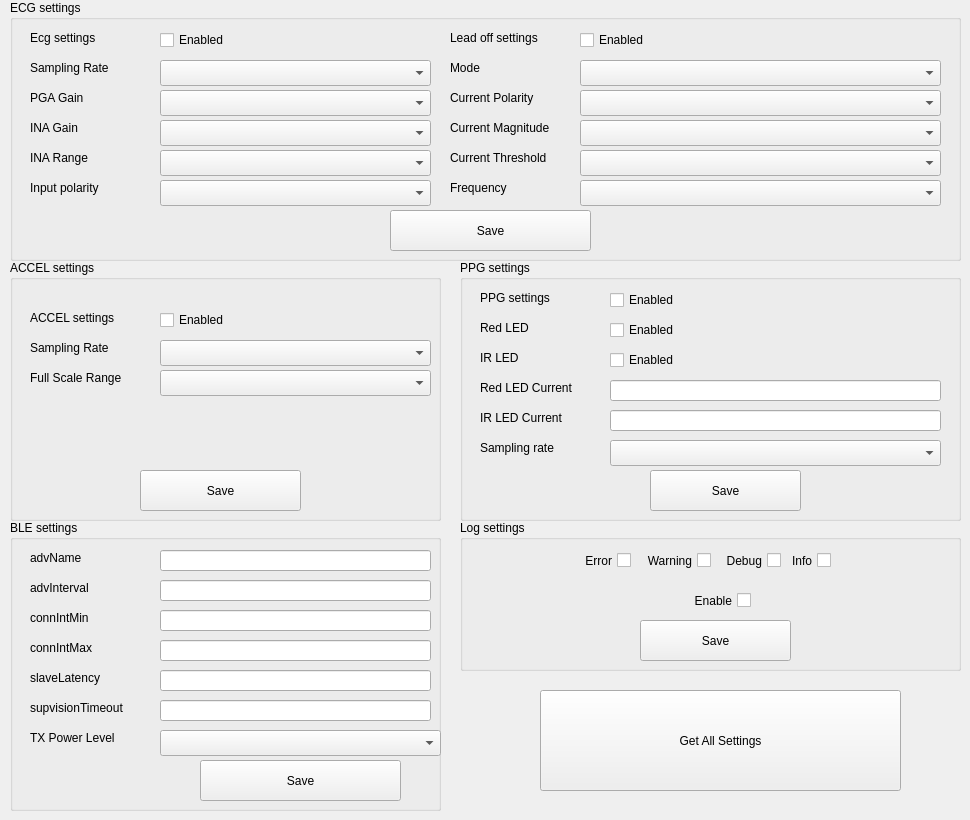
    <widget class="QWidget" name="tab">
     <attribute name="title">
      <string>Settings</string>
     </attribute>
     <widget class="QGroupBox" name="gbox_input_file_12">
      <property name="geometry">
       <rect>
        <x>10</x>
        <y>260</y>
        <width>431</width>
        <height>261</height>
       </rect>
      </property>
      <property name="title">
       <string>ACCEL settings</string>
      </property>
      <widget class="QPushButton" name="btn_save_accel_settings">
       <property name="enabled">
        <bool>true</bool>
       </property>
       <property name="geometry">
        <rect>
         <x>130</x>
         <y>210</y>
         <width>161</width>
         <height>41</height>
        </rect>
       </property>
       <property name="sizePolicy">
        <sizepolicy hsizetype="Expanding" vsizetype="Expanding">
         <horstretch>0</horstretch>
         <verstretch>0</verstretch>
        </sizepolicy>
       </property>
       <property name="font">
        <font>
         <family>Arial</family>
         <kerning>true</kerning>
        </font>
       </property>
       <property name="acceptDrops">
        <bool>true</bool>
       </property>
       <property name="text">
        <string>Save</string>
       </property>
      </widget>
      <widget class="QLabel" name="label_38">
       <property name="geometry">
        <rect>
         <x>20</x>
         <y>50</y>
         <width>121</width>
         <height>16</height>
        </rect>
       </property>
       <property name="text">
        <string>ACCEL settings</string>
       </property>
      </widget>
      <widget class="QCheckBox" name="accel_settings_enabled">
       <property name="geometry">
        <rect>
         <x>150</x>
         <y>50</y>
         <width>87</width>
         <height>20</height>
        </rect>
       </property>
       <property name="text">
        <string>Enabled</string>
       </property>
      </widget>
      <widget class="QComboBox" name="box_accel_settings_sampling_rate">
       <property name="geometry">
        <rect>
         <x>150</x>
         <y>80</y>
         <width>271</width>
         <height>26</height>
        </rect>
       </property>
      </widget>
      <widget class="QLabel" name="label_39">
       <property name="geometry">
        <rect>
         <x>20</x>
         <y>80</y>
         <width>131</width>
         <height>16</height>
        </rect>
       </property>
       <property name="text">
        <string>Sampling Rate</string>
       </property>
      </widget>
      <widget class="QComboBox" name="box_accel_settings_full_scale_range">
       <property name="geometry">
        <rect>
         <x>150</x>
         <y>110</y>
         <width>271</width>
         <height>26</height>
        </rect>
       </property>
      </widget>
      <widget class="QLabel" name="label_40">
       <property name="geometry">
        <rect>
         <x>20</x>
         <y>110</y>
         <width>131</width>
         <height>16</height>
        </rect>
       </property>
       <property name="text">
        <string>Full Scale Range</string>
       </property>
      </widget>
     </widget>
     <widget class="QGroupBox" name="gbox_input_file_10">
      <property name="geometry">
       <rect>
        <x>10</x>
        <y>0</y>
        <width>951</width>
        <height>261</height>
       </rect>
      </property>
      <property name="title">
       <string>ECG settings</string>
      </property>
      <widget class="QPushButton" name="btn_save_ecg_settings">
       <property name="enabled">
        <bool>true</bool>
       </property>
       <property name="geometry">
        <rect>
         <x>380</x>
         <y>210</y>
         <width>201</width>
         <height>41</height>
        </rect>
       </property>
       <property name="sizePolicy">
        <sizepolicy hsizetype="Expanding" vsizetype="Expanding">
         <horstretch>0</horstretch>
         <verstretch>0</verstretch>
        </sizepolicy>
       </property>
       <property name="font">
        <font>
         <family>Arial</family>
         <kerning>true</kerning>
        </font>
       </property>
       <property name="acceptDrops">
        <bool>true</bool>
       </property>
       <property name="text">
        <string>Save</string>
       </property>
      </widget>
      <widget class="QLabel" name="label_18">
       <property name="geometry">
        <rect>
         <x>20</x>
         <y>60</y>
         <width>111</width>
         <height>16</height>
        </rect>
       </property>
       <property name="text">
        <string>Sampling Rate</string>
       </property>
      </widget>
      <widget class="QLabel" name="label_19">
       <property name="geometry">
        <rect>
         <x>20</x>
         <y>90</y>
         <width>81</width>
         <height>16</height>
        </rect>
       </property>
       <property name="text">
        <string>PGA Gain</string>
       </property>
      </widget>
      <widget class="QLabel" name="label_20">
       <property name="geometry">
        <rect>
         <x>20</x>
         <y>120</y>
         <width>81</width>
         <height>16</height>
        </rect>
       </property>
       <property name="text">
        <string>INA Gain</string>
       </property>
      </widget>
      <widget class="QLabel" name="label_21">
       <property name="geometry">
        <rect>
         <x>20</x>
         <y>150</y>
         <width>91</width>
         <height>16</height>
        </rect>
       </property>
       <property name="text">
        <string>INA Range</string>
       </property>
      </widget>
      <widget class="QLabel" name="label_22">
       <property name="geometry">
        <rect>
         <x>20</x>
         <y>180</y>
         <width>131</width>
         <height>16</height>
        </rect>
       </property>
       <property name="text">
        <string>Input polarity</string>
       </property>
      </widget>
      <widget class="QCheckBox" name="ecg_settings_enabled">
       <property name="geometry">
        <rect>
         <x>150</x>
         <y>30</y>
         <width>87</width>
         <height>20</height>
        </rect>
       </property>
       <property name="text">
        <string>Enabled</string>
       </property>
      </widget>
      <widget class="QComboBox" name="box_ecg_settings_sampling_rate">
       <property name="geometry">
        <rect>
         <x>150</x>
         <y>60</y>
         <width>271</width>
         <height>26</height>
        </rect>
       </property>
      </widget>
      <widget class="QComboBox" name="box_ecg_settings_pga_gain">
       <property name="geometry">
        <rect>
         <x>150</x>
         <y>90</y>
         <width>271</width>
         <height>26</height>
        </rect>
       </property>
      </widget>
      <widget class="QComboBox" name="box_ecg_settings_ina_gain">
       <property name="geometry">
        <rect>
         <x>150</x>
         <y>120</y>
         <width>271</width>
         <height>26</height>
        </rect>
       </property>
      </widget>
      <widget class="QComboBox" name="box_ecg_settings_ina_range">
       <property name="geometry">
        <rect>
         <x>150</x>
         <y>150</y>
         <width>271</width>
         <height>26</height>
        </rect>
       </property>
      </widget>
      <widget class="QComboBox" name="box_ecg_settings_input_polarity">
       <property name="geometry">
        <rect>
         <x>150</x>
         <y>180</y>
         <width>271</width>
         <height>26</height>
        </rect>
       </property>
      </widget>
      <widget class="QLabel" name="label_17">
       <property name="geometry">
        <rect>
         <x>440</x>
         <y>30</y>
         <width>121</width>
         <height>16</height>
        </rect>
       </property>
       <property name="text">
        <string>Lead off settings</string>
       </property>
      </widget>
      <widget class="QComboBox" name="box_lead_off_settings_mode">
       <property name="geometry">
        <rect>
         <x>570</x>
         <y>60</y>
         <width>361</width>
         <height>26</height>
        </rect>
       </property>
      </widget>
      <widget class="QLabel" name="label_24">
       <property name="geometry">
        <rect>
         <x>440</x>
         <y>60</y>
         <width>131</width>
         <height>16</height>
        </rect>
       </property>
       <property name="text">
        <string>Mode</string>
       </property>
      </widget>
      <widget class="QCheckBox" name="lead_off_settings_enabled">
       <property name="geometry">
        <rect>
         <x>570</x>
         <y>30</y>
         <width>87</width>
         <height>20</height>
        </rect>
       </property>
       <property name="text">
        <string>Enabled</string>
       </property>
      </widget>
      <widget class="QComboBox" name="box_lead_off_settings_current_polarity">
       <property name="geometry">
        <rect>
         <x>570</x>
         <y>90</y>
         <width>361</width>
         <height>26</height>
        </rect>
       </property>
      </widget>
      <widget class="QLabel" name="label_25">
       <property name="geometry">
        <rect>
         <x>440</x>
         <y>90</y>
         <width>131</width>
         <height>16</height>
        </rect>
       </property>
       <property name="text">
        <string>Current Polarity</string>
       </property>
      </widget>
      <widget class="QComboBox" name="box_lead_off_settings_current_magnitude">
       <property name="geometry">
        <rect>
         <x>570</x>
         <y>120</y>
         <width>361</width>
         <height>26</height>
        </rect>
       </property>
      </widget>
      <widget class="QLabel" name="label_26">
       <property name="geometry">
        <rect>
         <x>440</x>
         <y>120</y>
         <width>131</width>
         <height>16</height>
        </rect>
       </property>
       <property name="text">
        <string>Current Magnitude</string>
       </property>
      </widget>
      <widget class="QComboBox" name="box_lead_off_settings_current_threshold">
       <property name="geometry">
        <rect>
         <x>570</x>
         <y>150</y>
         <width>361</width>
         <height>26</height>
        </rect>
       </property>
      </widget>
      <widget class="QLabel" name="label_27">
       <property name="geometry">
        <rect>
         <x>440</x>
         <y>150</y>
         <width>131</width>
         <height>16</height>
        </rect>
       </property>
       <property name="text">
        <string>Current Threshold</string>
       </property>
      </widget>
      <widget class="QComboBox" name="box_lead_off_settings_frequency">
       <property name="geometry">
        <rect>
         <x>570</x>
         <y>180</y>
         <width>361</width>
         <height>26</height>
        </rect>
       </property>
      </widget>
      <widget class="QLabel" name="label_28">
       <property name="geometry">
        <rect>
         <x>440</x>
         <y>180</y>
         <width>121</width>
         <height>16</height>
        </rect>
       </property>
       <property name="text">
        <string>Frequency</string>
       </property>
      </widget>
      <widget class="QLabel" name="label_29">
       <property name="geometry">
        <rect>
         <x>20</x>
         <y>30</y>
         <width>121</width>
         <height>16</height>
        </rect>
       </property>
       <property name="text">
        <string>Ecg settings</string>
       </property>
      </widget>
     </widget>
     <widget class="QGroupBox" name="gbox_input_file_3">
      <property name="geometry">
       <rect>
        <x>10</x>
        <y>520</y>
        <width>431</width>
        <height>291</height>
       </rect>
      </property>
      <property name="title">
       <string>BLE settings</string>
      </property>
      <widget class="QPushButton" name="btn_save_ble_settings">
       <property name="enabled">
        <bool>true</bool>
       </property>
       <property name="geometry">
        <rect>
         <x>190</x>
         <y>240</y>
         <width>201</width>
         <height>41</height>
        </rect>
       </property>
       <property name="sizePolicy">
        <sizepolicy hsizetype="Expanding" vsizetype="Expanding">
         <horstretch>0</horstretch>
         <verstretch>0</verstretch>
        </sizepolicy>
       </property>
       <property name="font">
        <font>
         <family>Arial</family>
         <kerning>true</kerning>
        </font>
       </property>
       <property name="acceptDrops">
        <bool>true</bool>
       </property>
       <property name="text">
        <string>Save</string>
       </property>
      </widget>
      <widget class="QLineEdit" name="input_ble_settings_adv_name">
       <property name="geometry">
        <rect>
         <x>150</x>
         <y>30</y>
         <width>271</width>
         <height>21</height>
        </rect>
       </property>
       <property name="acceptDrops">
        <bool>false</bool>
       </property>
       <property name="toolTip">
        <string>&lt;html&gt;&lt;head/&gt;&lt;body&gt;&lt;p&gt;text&lt;/p&gt;&lt;/body&gt;&lt;/html&gt;</string>
       </property>
       <property name="text">
        <string/>
       </property>
      </widget>
      <widget class="QLabel" name="label_3">
       <property name="geometry">
        <rect>
         <x>20</x>
         <y>30</y>
         <width>71</width>
         <height>16</height>
        </rect>
       </property>
       <property name="text">
        <string>advName</string>
       </property>
      </widget>
      <widget class="QLabel" name="label_4">
       <property name="geometry">
        <rect>
         <x>20</x>
         <y>60</y>
         <width>81</width>
         <height>16</height>
        </rect>
       </property>
       <property name="text">
        <string>advInterval</string>
       </property>
      </widget>
      <widget class="QLabel" name="label_5">
       <property name="geometry">
        <rect>
         <x>20</x>
         <y>90</y>
         <width>81</width>
         <height>16</height>
        </rect>
       </property>
       <property name="text">
        <string>connIntMin</string>
       </property>
      </widget>
      <widget class="QLabel" name="label_6">
       <property name="geometry">
        <rect>
         <x>20</x>
         <y>120</y>
         <width>81</width>
         <height>16</height>
        </rect>
       </property>
       <property name="text">
        <string>connIntMax</string>
       </property>
      </widget>
      <widget class="QLabel" name="label_7">
       <property name="geometry">
        <rect>
         <x>20</x>
         <y>150</y>
         <width>91</width>
         <height>16</height>
        </rect>
       </property>
       <property name="text">
        <string>slaveLatency</string>
       </property>
      </widget>
      <widget class="QLabel" name="label_8">
       <property name="geometry">
        <rect>
         <x>20</x>
         <y>180</y>
         <width>131</width>
         <height>16</height>
        </rect>
       </property>
       <property name="text">
        <string>supvisionTimeout</string>
       </property>
      </widget>
      <widget class="QLabel" name="label_9">
       <property name="geometry">
        <rect>
         <x>20</x>
         <y>210</y>
         <width>121</width>
         <height>16</height>
        </rect>
       </property>
       <property name="text">
        <string>TX Power Level</string>
       </property>
      </widget>
      <widget class="QLineEdit" name="input_ble_settings_adv_interval">
       <property name="geometry">
        <rect>
         <x>150</x>
         <y>60</y>
         <width>271</width>
         <height>21</height>
        </rect>
       </property>
      </widget>
      <widget class="QLineEdit" name="input_ble_settings_conn_int_min">
       <property name="geometry">
        <rect>
         <x>150</x>
         <y>90</y>
         <width>271</width>
         <height>21</height>
        </rect>
       </property>
      </widget>
      <widget class="QLineEdit" name="input_ble_settings_conn_int_max">
       <property name="geometry">
        <rect>
         <x>150</x>
         <y>120</y>
         <width>271</width>
         <height>21</height>
        </rect>
       </property>
      </widget>
      <widget class="QLineEdit" name="input_ble_settings_slave_latency">
       <property name="geometry">
        <rect>
         <x>150</x>
         <y>150</y>
         <width>271</width>
         <height>21</height>
        </rect>
       </property>
      </widget>
      <widget class="QLineEdit" name="input_ble_settings_supervision_time_out">
       <property name="geometry">
        <rect>
         <x>150</x>
         <y>180</y>
         <width>271</width>
         <height>21</height>
        </rect>
       </property>
      </widget>
      <widget class="QComboBox" name="box_ble_settings_tx_power_level">
       <property name="geometry">
        <rect>
         <x>150</x>
         <y>210</y>
         <width>281</width>
         <height>26</height>
        </rect>
       </property>
      </widget>
     </widget>
     <widget class="QGroupBox" name="gbox_input_file_11">
      <property name="geometry">
       <rect>
        <x>460</x>
        <y>260</y>
        <width>501</width>
        <height>261</height>
       </rect>
      </property>
      <property name="title">
       <string>PPG settings</string>
      </property>
      <widget class="QPushButton" name="btn_save_ppg_settings">
       <property name="enabled">
        <bool>true</bool>
       </property>
       <property name="geometry">
        <rect>
         <x>190</x>
         <y>210</y>
         <width>151</width>
         <height>41</height>
        </rect>
       </property>
       <property name="sizePolicy">
        <sizepolicy hsizetype="Expanding" vsizetype="Expanding">
         <horstretch>0</horstretch>
         <verstretch>0</verstretch>
        </sizepolicy>
       </property>
       <property name="font">
        <font>
         <family>Arial</family>
         <kerning>true</kerning>
        </font>
       </property>
       <property name="acceptDrops">
        <bool>true</bool>
       </property>
       <property name="text">
        <string>Save</string>
       </property>
      </widget>
      <widget class="QLabel" name="label_32">
       <property name="geometry">
        <rect>
         <x>20</x>
         <y>120</y>
         <width>101</width>
         <height>16</height>
        </rect>
       </property>
       <property name="text">
        <string>Red LED Current</string>
       </property>
      </widget>
      <widget class="QLabel" name="label_33">
       <property name="geometry">
        <rect>
         <x>20</x>
         <y>150</y>
         <width>101</width>
         <height>16</height>
        </rect>
       </property>
       <property name="text">
        <string>IR LED Current</string>
       </property>
      </widget>
      <widget class="QLabel" name="label_36">
       <property name="geometry">
        <rect>
         <x>20</x>
         <y>180</y>
         <width>131</width>
         <height>16</height>
        </rect>
       </property>
       <property name="text">
        <string>Sampling rate</string>
       </property>
      </widget>
      <widget class="QLineEdit" name="input_red_led_current">
       <property name="geometry">
        <rect>
         <x>150</x>
         <y>120</y>
         <width>331</width>
         <height>21</height>
        </rect>
       </property>
      </widget>
      <widget class="QLineEdit" name="input_ir_led_current">
       <property name="geometry">
        <rect>
         <x>150</x>
         <y>150</y>
         <width>331</width>
         <height>21</height>
        </rect>
       </property>
      </widget>
      <widget class="QComboBox" name="box_ppg_settings_sampling_rate">
       <property name="geometry">
        <rect>
         <x>150</x>
         <y>180</y>
         <width>331</width>
         <height>26</height>
        </rect>
       </property>
      </widget>
      <widget class="QLabel" name="label_30">
       <property name="geometry">
        <rect>
         <x>20</x>
         <y>60</y>
         <width>121</width>
         <height>16</height>
        </rect>
       </property>
       <property name="text">
        <string>Red LED</string>
       </property>
      </widget>
      <widget class="QCheckBox" name="ppg_settings_red_led_enabled">
       <property name="enabled">
        <bool>true</bool>
       </property>
       <property name="geometry">
        <rect>
         <x>150</x>
         <y>60</y>
         <width>87</width>
         <height>20</height>
        </rect>
       </property>
       <property name="text">
        <string>Enabled</string>
       </property>
       <property name="checkable">
        <bool>false</bool>
       </property>
      </widget>
      <widget class="QLabel" name="label_31">
       <property name="geometry">
        <rect>
         <x>20</x>
         <y>90</y>
         <width>121</width>
         <height>16</height>
        </rect>
       </property>
       <property name="text">
        <string>IR LED</string>
       </property>
      </widget>
      <widget class="QCheckBox" name="ppg_settings_ir_led_enabled">
       <property name="geometry">
        <rect>
         <x>150</x>
         <y>90</y>
         <width>87</width>
         <height>20</height>
        </rect>
       </property>
       <property name="text">
        <string>Enabled</string>
       </property>
      </widget>
      <widget class="QLabel" name="label_44">
       <property name="geometry">
        <rect>
         <x>20</x>
         <y>30</y>
         <width>121</width>
         <height>16</height>
        </rect>
       </property>
       <property name="text">
        <string>PPG settings</string>
       </property>
      </widget>
      <widget class="QCheckBox" name="ppg_settings_enabled">
       <property name="enabled">
        <bool>true</bool>
       </property>
       <property name="geometry">
        <rect>
         <x>150</x>
         <y>30</y>
         <width>87</width>
         <height>20</height>
        </rect>
       </property>
       <property name="text">
        <string>Enabled</string>
       </property>
       <property name="checkable">
        <bool>false</bool>
       </property>
      </widget>
     </widget>
     <widget class="QGroupBox" name="gbox_input_file_7">
      <property name="geometry">
       <rect>
        <x>460</x>
        <y>520</y>
        <width>501</width>
        <height>151</height>
       </rect>
      </property>
      <property name="title">
       <string>Log settings</string>
      </property>
      <widget class="QCheckBox" name="cbox_log_settings_error">
       <property name="geometry">
        <rect>
         <x>120</x>
         <y>30</y>
         <width>51</width>
         <height>21</height>
        </rect>
       </property>
       <property name="layoutDirection">
        <enum>Qt::RightToLeft</enum>
       </property>
       <property name="text">
        <string>Error</string>
       </property>
      </widget>
      <widget class="QCheckBox" name="cbox_log_settings_warning">
       <property name="geometry">
        <rect>
         <x>180</x>
         <y>30</y>
         <width>71</width>
         <height>21</height>
        </rect>
       </property>
       <property name="layoutDirection">
        <enum>Qt::RightToLeft</enum>
       </property>
       <property name="text">
        <string>Warning</string>
       </property>
      </widget>
      <widget class="QCheckBox" name="cbox_log_settings_debug">
       <property name="geometry">
        <rect>
         <x>250</x>
         <y>30</y>
         <width>71</width>
         <height>21</height>
        </rect>
       </property>
       <property name="layoutDirection">
        <enum>Qt::RightToLeft</enum>
       </property>
       <property name="text">
        <string>Debug</string>
       </property>
      </widget>
      <widget class="QCheckBox" name="cbox_log_settings_info">
       <property name="geometry">
        <rect>
         <x>320</x>
         <y>30</y>
         <width>51</width>
         <height>21</height>
        </rect>
       </property>
       <property name="layoutDirection">
        <enum>Qt::RightToLeft</enum>
       </property>
       <property name="text">
        <string>Info</string>
       </property>
      </widget>
      <widget class="QCheckBox" name="cbox_log_settings_enable">
       <property name="geometry">
        <rect>
         <x>230</x>
         <y>70</y>
         <width>61</width>
         <height>21</height>
        </rect>
       </property>
       <property name="layoutDirection">
        <enum>Qt::RightToLeft</enum>
       </property>
       <property name="text">
        <string>Enable</string>
       </property>
      </widget>
      <widget class="QPushButton" name="btn_save_log_level">
       <property name="enabled">
        <bool>true</bool>
       </property>
       <property name="geometry">
        <rect>
         <x>180</x>
         <y>100</y>
         <width>151</width>
         <height>41</height>
        </rect>
       </property>
       <property name="sizePolicy">
        <sizepolicy hsizetype="Expanding" vsizetype="Expanding">
         <horstretch>0</horstretch>
         <verstretch>0</verstretch>
        </sizepolicy>
       </property>
       <property name="font">
        <font>
         <family>Arial</family>
         <kerning>true</kerning>
        </font>
       </property>
       <property name="acceptDrops">
        <bool>true</bool>
       </property>
       <property name="text">
        <string>Save</string>
       </property>
      </widget>
     </widget>
     <widget class="QPushButton" name="btn_get_all_settings">
      <property name="geometry">
       <rect>
        <x>540</x>
        <y>690</y>
        <width>361</width>
        <height>101</height>
       </rect>
      </property>
      <property name="text">
       <string>Get All Settings</string>
      </property>
     </widget>
    </widget>
